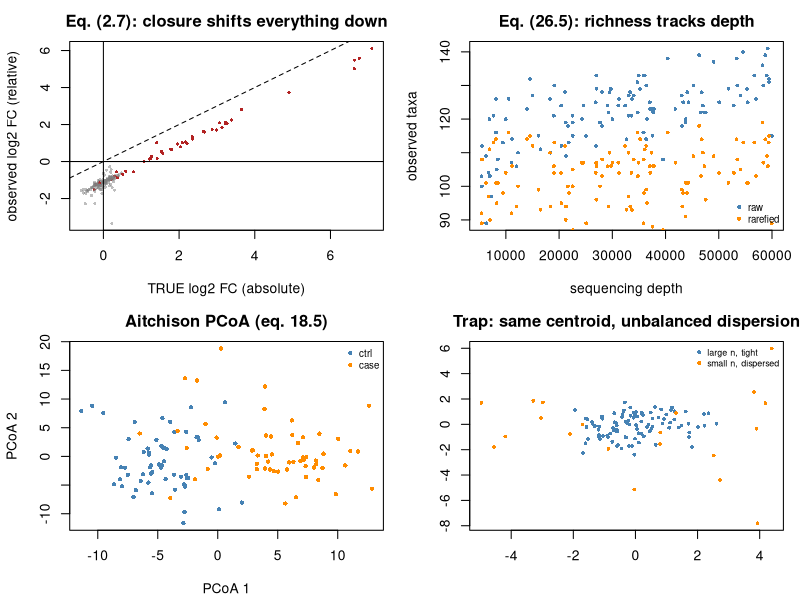

Here is the R script that generated this plot:
#' ---
#' title: "Applied 26 - Microbiome and compositional data"
#' output: html_document
#' ---
#'
#' **Curriculum link:** `stats.md` -> Topic 26, equations (26.1)-(26.6)
#'
#' ## Why this module is different
#'
#' We simulate ABSOLUTE abundances and then close them, so we can answer the
#' question real data cannot: **which findings are biology and which are
#' arithmetic?**

#+ setup, message = FALSE
MODULE_NAME <- "26_microbiome_compositional"
OUT <- file.path(Sys.getenv("STATS_OUT", unset = "results"), MODULE_NAME)
dir.create(OUT, recursive = TRUE, showWarnings = FALSE)
header <- function(txt) cat("\n", strrep("=", 72), "\n", txt, "\n",
                            strrep("=", 72), "\n", sep = "")

#' ## 1. Simulate ABSOLUTE abundances, then close them, eq. (26.1)

#+ simulate
header("1. Absolute truth -> relative observation (26.1)")
simulate_microbiome <- function(n = 120, D = 180, n_changed = 45, log_effect = 1.9,
                                depth_lo = 5000, depth_hi = 60000) {
  group <- factor(rep(c("ctrl","case"), c(n %/% 2, n - n %/% 2)), levels = c("ctrl","case"))
  base <- exp(rnorm(D, 5.5, 2.2))
  true_log_fc <- numeric(D)
  changed <- sample(D, n_changed)
  ## Deliberately ASYMMETRIC: most changed taxa INCREASE, so the total shifts.
  true_log_fc[changed] <- abs(rnorm(n_changed, 0, log_effect))
  A <- t(sapply(seq_len(n), function(i) {
    eff <- if (group[i] == "case") true_log_fc else 0
    base * exp(eff + rnorm(D, 0, 0.55))
  }))
  A[matrix(runif(n*D), n) < 0.25] <- 0            # structural zeros
  depth <- sample(depth_lo:depth_hi, n, TRUE)
  Y <- t(sapply(seq_len(n), function(i) rmultinom(1, depth[i], A[i, ]/sum(A[i, ]))))
  dimnames(Y) <- list(sprintf("S%03d", seq_len(n)), sprintf("Taxon%03d", seq_len(D)))
  dimnames(A) <- dimnames(Y)
  list(counts = Y, absolute = A,
       meta = data.frame(group = group, depth = depth, row.names = rownames(Y)),
       truth = data.frame(log_fc = true_log_fc, changed = true_log_fc != 0,
                          row.names = colnames(Y)))
}
set.seed(3601)
sim <- simulate_microbiome()
counts <- sim$counts; absolute <- sim$absolute; meta <- sim$meta; truth <- sim$truth
D <- ncol(counts)
cat(sprintf("  %d samples x %d taxa\n", nrow(counts), D))
cat(sprintf("  sequencing depth: %s - %s (%.1fx range)\n",
            format(min(meta$depth), big.mark=","), format(max(meta$depth), big.mark=","),
            max(meta$depth)/min(meta$depth)))
cat(sprintf("  zeros: %.1f%% of the table\n", 100*mean(counts == 0)))
cat(sprintf("  taxa with a TRUE absolute increase: %d\n", sum(truth$changed)))
tc <- mean(rowSums(absolute)[meta$group == "ctrl"])
ts <- mean(rowSums(absolute)[meta$group == "case"])
cat(sprintf("\n  TRUE total absolute load: ctrl %s, case %s  (%.2fx)\n",
            format(round(tc), big.mark=","), format(round(ts), big.mark=","), ts/tc))
cat("  The total went UP. Sequencing cannot see that - it only ever returns a\n")
cat("  FIXED number of reads. Everything below follows from that fact.\n")

#' ## 2. What closure does to the truth, eq. (2.7)

#+ closure
header("2. Relative abundance of UNCHANGED taxa must fall (2.7)")
rel <- counts/rowSums(counts)
cat(sprintf("  %-26s%16s%16s%12s\n", "taxa", "mean rel. ctrl", "mean rel. case",
            "log2 ratio"))
for (row_ in list(list("TRULY increased", truth$changed),
                  list("TRULY unchanged", !truth$changed))) {
  rc <- mean(rel[meta$group == "ctrl", row_[[2]]])
  rs <- mean(rel[meta$group == "case", row_[[2]]])
  cat(sprintf("  %-26s%16.5f%16.5f%12.3f\n", row_[[1]], rc, rs, log2(rs/rc)))
}
cat("\n  The UNCHANGED taxa APPEAR to decrease in relative terms, because a\n")
cat("  fixed number of reads is shared with taxa that genuinely grew. This is\n")
cat("  arithmetic, not ecology (eq. 2.7).\n")

#' ## 3. Log-ratio transformations, eq. (26.2)-(26.3)

#+ logratio
header("3. clr / alr transforms and the zero problem (26.2)-(26.3)")
clr <- function(X, pseudocount = 0.5) {                          # eq. (26.2)
  Xp <- X + pseudocount; Xp <- Xp/rowSums(Xp)
  lg <- log(Xp); lg - rowMeans(lg)
}
Z <- clr(counts)
cat(sprintf("  clr rows sum to zero: max |row sum| = %.2e\n", max(abs(rowSums(Z)))))
cat(sprintf("  -> the clr covariance matrix is SINGULAR (rank %d of %d), which is\n",
            D - 1, D))
cat("     why you cannot invert it directly for a graphical model (10.6).\n")
tx <- rownames(truth)[truth$changed][1]
cat(sprintf("\n  Pseudocount sensitivity - the same taxon's clr effect:\n"))
cat(sprintf("  %14s%26s%12s\n", "pseudocount", "clr effect (case-ctrl)", "p-value"))
for (pc in c(0.1, 0.5, 1, 5)) {
  Zp <- clr(counts, pc)
  a <- Zp[meta$group == "ctrl", tx]; b <- Zp[meta$group == "case", tx]
  cat(sprintf("  %14.1f%26.4f%12.2e\n", pc, mean(b) - mean(a), t.test(a, b)$p.value))
}
cat("\n  Report the pseudocount and show conclusions survive changing it.\n")
cat("  Distinguish SAMPLING zeros (present but unseen at this depth - a\n")
cat("  pseudocount is reasonable) from STRUCTURAL zeros (genuinely absent -\n")
cat("  these should be MODELLED, not filled).\n")

#' ## 4. Differential abundance: four strategies vs the known truth

#+ da
header("4. Differential abundance against a KNOWN absolute truth")
da_relative_ttest <- function(counts, meta) {
  rel <- counts/rowSums(counts)
  apply(rel, 2, function(v) tryCatch(t.test(v ~ meta$group)$p.value, error = function(e) 1))
}
da_clr_ttest <- function(counts, meta, pc = 0.5) {
  Z <- clr(counts, pc)
  apply(Z, 2, function(v) tryCatch(t.test(v ~ meta$group)$p.value, error = function(e) 1))
}
da_ancombc_like <- function(counts, meta, pc = 0.5) {
  ## ANCOM-BC-style bias correction, eq. (26.4):
  ##     E[log Y_dj] = log A_dj + log d_j
  ## The sample-specific sampling fraction log d_j is a location shift COMMON
  ## to every taxon within a sample. Estimate it robustly (the median log
  ## abundance), subtract, then test taxon-wise linear models.
  logY <- log(counts + pc)
  corrected <- logY - apply(logY, 1, median)
  g <- as.numeric(meta$group == "case")
  X <- cbind(1, g)
  beta <- qr.coef(qr(X), corrected)
  resid <- corrected - X %*% beta
  dof <- nrow(X) - 2
  se <- sqrt(colSums(resid^2)/dof * chol2inv(qr.R(qr(X)))[2, 2])
  2*pt(abs(beta[2, ]/pmax(se, 1e-12)), dof, lower.tail = FALSE)
}
score <- function(p, label) {
  q <- p.adjust(p, "BH"); rej <- q < 0.05
  tp <- sum(rej & truth$changed); fp <- sum(rej & !truth$changed)
  cat(sprintf("  %-40s%7d%6d%6d%9.2f%8.3f\n", label, sum(rej), tp, fp,
              tp/sum(truth$changed), fp/max(sum(rej), 1)))
}
cat(sprintf("  Truth = an ABSOLUTE increase in %d taxa.\n", sum(truth$changed)))
cat(sprintf("  %-40s%7s%6s%6s%9s%8s\n", "method", "rej", "TP", "FP", "sens", "FDP"))
score(da_relative_ttest(counts, meta), "t-test on relative abundance")
score(da_clr_ttest(counts, meta), "clr + t-test (26.2)")
score(da_ancombc_like(counts, meta), "ANCOM-BC-style bias correction (26.4)")
cat("\n  The naive relative test produces a large number of false positives -\n")
cat("  the UNCHANGED taxa whose SHARE fell because the changed ones grew.\n")
cat("  Estimating and removing the sample-specific sampling fraction (26.4) is\n")
cat("  what ANCOM-BC2 does, and it is why it controls FDR where naive\n")
cat("  relative-abundance tests do not.\n")

#' ## 5. Alpha diversity is depth-dependent, eq. (26.5)

#+ diversity
header("5. Alpha diversity and rarefaction (26.5)")
shannon <- function(x) { p <- x[x > 0]/sum(x); -sum(p*log(p)) }
chao1 <- function(x) {
  s <- sum(x > 0); f1 <- sum(x == 1); f2 <- sum(x == 2)
  if (f2 > 0) s + f1^2/(2*f2) else s + f1*(f1-1)/2
}
div <- data.frame(observed = rowSums(counts > 0),
                  shannon = apply(counts, 1, shannon),
                  chao1 = apply(counts, 1, chao1),
                  depth = meta$depth, group = meta$group)
cat("  Correlation of each index with sequencing DEPTH (a pure artefact):\n")
for (c_ in c("observed","shannon","chao1"))
  cat(sprintf("    %-10s Spearman = %+.3f\n", c_,
              cor(div$depth, div[[c_]], method = "spearman")))
set.seed(5)
min_depth <- min(meta$depth)
rare <- t(sapply(seq_len(nrow(counts)), function(i)
  rmultinom(1, min_depth, counts[i, ]/sum(counts[i, ]))))
cat(sprintf("\n  After rarefying to %s reads:\n", format(min_depth, big.mark=",")))
cat(sprintf("    observed   Spearman with depth = %+.3f\n",
            cor(meta$depth, rowSums(rare > 0), method = "spearman")))
cat(sprintf("    shannon    Spearman with depth = %+.3f\n",
            cor(meta$depth, apply(rare, 1, shannon), method = "spearman")))
cat("\n  Diversity estimation is one of the FEW places rarefying is defensible -\n")
cat("  richness is intrinsically depth-dependent. For DIFFERENTIAL ABUNDANCE,\n")
cat("  rarefying throws away data and power; use an offset or a bias-corrected\n")
cat("  model instead.\n")
for (c_ in c("observed","shannon")) {
  v <- if (c_ == "observed") rowSums(rare > 0) else apply(rare, 1, shannon)
  cat(sprintf("    %-10s ctrl %8.3f  case %8.3f  p = %.4f\n", c_,
              mean(v[meta$group == "ctrl"]), mean(v[meta$group == "case"]),
              t.test(v ~ meta$group)$p.value))
}

#' ## 6. Beta diversity: PERMANOVA and the dispersion trap, eq. (26.6)

#+ permanova
header("6. PERMANOVA must be paired with a DISPERSION test (26.6)")
aitchison_distance <- function(counts, pc = 0.5) dist(clr(counts, pc))   # eq. (18.5)
bray_curtis_matrix <- function(counts) {
  R <- counts/rowSums(counts); n <- nrow(R)
  D <- matrix(0, n, n)
  for (i in seq_len(n)) D[i, ] <- rowSums(abs(sweep(R, 2, R[i, ])))/rowSums(sweep(R, 2, R[i, ], "+"))
  as.dist(D)
}
permanova <- function(D, group, n_perm = 299) {
  D2 <- as.matrix(D)^2; n <- nrow(D2); g <- as.character(group)
  pf <- function(lab) {
    total <- sum(D2)/(2*n); within <- 0
    for (lv in unique(lab)) { m <- lab == lv; within <- within + sum(D2[m, m])/(2*sum(m)) }
    a <- length(unique(lab))
    ((total - within)/(a - 1))/(within/(n - a))
  }
  f <- pf(g)
  null <- replicate(n_perm, pf(sample(g)))
  c(F = f, p = (1 + sum(null >= f))/(n_perm + 1))
}
permdisp <- function(D, group, n_perm = 299) {
  Dm <- as.matrix(D); g <- as.character(group)
  disp <- numeric(length(g))
  for (lv in unique(g)) {
    m <- which(g == lv)
    medoid <- m[which.min(rowSums(Dm[m, m, drop = FALSE]))]
    disp[m] <- Dm[m, medoid]
  }
  lv <- unique(g)
  obs <- abs(mean(disp[g == lv[1]]) - mean(disp[g == lv[2]]))
  null <- replicate(n_perm, {
    pg <- sample(g); abs(mean(disp[pg == lv[1]]) - mean(disp[pg == lv[2]]))
  })
  c(diff = obs, p = (1 + sum(null >= obs))/(n_perm + 1))
}
set.seed(3602)
for (row_ in list(list("Aitchison (18.5)", aitchison_distance(counts)),
                  list("Bray-Curtis (18.4)", bray_curtis_matrix(counts)))) {
  pv <- permanova(row_[[2]], meta$group); dv <- permdisp(row_[[2]], meta$group)
  cat(sprintf("  %-22s PERMANOVA F = %6.3f, p = %.4f   |   dispersion diff = %.4f, p = %.4f\n",
              row_[[1]], pv["F"], pv["p"], dv["diff"], dv["p"]))
}
cat("\n  TRAP DEMO - groups with IDENTICAL centroids but different spread.\n")
cat("  How often does PERMANOVA wrongly declare a location difference?\n\n")
cat(sprintf("  %-34s%10s%27s\n", "design", "sd ratio", "PERMANOVA rejection rate"))
for (cfg in list(c(60, 60, 1), c(100, 20, 2), c(20, 100, 3))) {
  na_ <- cfg[1]; nb_ <- cfg[2]
  lab <- c("balanced (60 vs 60)", "unbalanced, SMALL grp dispersed",
           "unbalanced, LARGE grp dispersed")[cfg[3]]
  for (sdr in c(2, 3)) {
    rate <- mean(replicate(25, {
      Zt <- rbind(matrix(rnorm(na_*20, 0, 1), na_), matrix(rnorm(nb_*20, 0, sdr), nb_))
      permanova(dist(Zt), rep(c("a","b"), c(na_, nb_)), n_perm = 149)["p"] < 0.05
    }))
    cat(sprintf("  %-34s%10.1f%26.0f%%\n", lab, sdr, 100*rate))
  }
}
cat("\n  The result is sharper than the usual warning. PERMANOVA is fairly\n")
cat("  ROBUST to dispersion differences when the design is BALANCED. It breaks\n")
cat("  down badly when the groups are UNBALANCED and the SMALLER group is the\n")
cat("  more dispersed one - then it rejects almost always, with identical\n")
cat("  centroids. (Anderson & Walsh 2013 document exactly this asymmetry.)\n")
cat("\n  Two practical consequences:\n")
cat("   * Balance your group sizes - yet another payoff from design.\n")
cat("   * Always report PERMDISP alongside PERMANOVA, and say which of\n")
cat("     'different centroids' and 'different spread' your data support.\n")

#' ## 7. Figure

#+ figure
png(file.path(OUT, "microbiome.png"), width = 1100, height = 800, res = 110)
par(mfrow = c(2, 2), mar = c(4.2, 4.2, 2.5, 1))
ma_c <- colMeans(absolute[meta$group == "ctrl", ]); ma_s <- colMeans(absolute[meta$group == "case", ])
mr_c <- colMeans(rel[meta$group == "ctrl", ]); mr_s <- colMeans(rel[meta$group == "case", ])
ok <- ma_c > 0 & mr_c > 0
plot(log2(ma_s[ok]/ma_c[ok]), log2(mr_s[ok]/mr_c[ok]), pch = 16, cex = 0.5,
     col = ifelse(truth$changed[ok], "firebrick", adjustcolor("grey50", 0.5)),
     xlab = "TRUE log2 FC (absolute)", ylab = "observed log2 FC (relative)",
     main = "Eq. (2.7): closure shifts everything down")
abline(h = 0); abline(v = 0); abline(0, 1, lty = 2)
plot(div$depth, div$observed, pch = 16, cex = 0.6, col = "steelblue",
     xlab = "sequencing depth", ylab = "observed taxa",
     main = "Eq. (26.5): richness tracks depth")
points(div$depth, rowSums(rare > 0), pch = 16, cex = 0.6, col = "darkorange")
legend("bottomright", c("raw","rarefied"), col = c("steelblue","darkorange"),
       pch = 16, bty = "n", cex = 0.7)
pco <- cmdscale(aitchison_distance(counts), k = 2)
plot(pco, pch = 16, cex = 0.7, col = c("steelblue","darkorange")[meta$group],
     xlab = "PCoA 1", ylab = "PCoA 2", main = "Aitchison PCoA (eq. 18.5)")
legend("topright", levels(meta$group), col = c("steelblue","darkorange"),
       pch = 16, bty = "n", cex = 0.7)
set.seed(6)
Zc <- rbind(matrix(rnorm(100*20, 0, 1), 100), matrix(rnorm(20*20, 0, 3), 20))
plot(Zc[, 1], Zc[, 2], pch = 16, cex = 0.6,
     col = c(rep("steelblue", 100), rep("darkorange", 20)),
     main = "Trap: same centroid, unbalanced dispersion", xlab = "", ylab = "")
legend("topright", c("large n, tight","small n, dispersed"),
       col = c("steelblue","darkorange"), pch = 16, bty = "n", cex = 0.65)
invisible(dev.off())
cat("\nFigure written to", file.path(OUT, "microbiome.png"), "\n")

#' # PROBLEMS
#'
#' ### Problem 1: Spurious correlation from closure
#'
#' Correlate taxa whose ABSOLUTE abundances are independent, on the relative and
#' clr scales. Which is honest?

#+ problem1
## ---- YOUR CODE HERE ----------------------------------------------------

## ---- SOLUTION (uncomment to check) -------------------------------------
# sub <- colnames(counts)[1:40]
# Cabs <- cor(absolute[, sub]); Crel <- cor(rel[, sub]); Cclr <- cor(clr(counts)[, sub])
# off <- upper.tri(Cabs)
# for (row_ in list(list("ABSOLUTE (the truth)", Cabs), list("relative (closed)", Crel),
#                   list("clr", Cclr)))
#   cat(sprintf("  %-24s mean off-diag r = %+.4f, max |r| = %.3f\n", row_[[1]],
#               mean(row_[[2]][off]), max(abs(row_[[2]][off]))))
#
# ## Closure forces the AVERAGE correlation negative (eq. 2.7). The clr partially
# ## removes it but is NOT a complete fix: clr rows also sum to zero, so clr
# ## values carry a residual negative constraint. For network inference use
# ## proportionality (phi, rho_p) or SPIEC-EASI, which estimate a sparse
# ## PRECISION matrix (eq. 10.6) on log-ratios rather than raw correlations.

#' ### Problem 2: Absolute quantification rescues the analysis
#'
#' Suppose you also measured total bacterial load by qPCR. Multiply relative
#' abundances by the (known) total and redo the test. How much does it improve?

#+ problem2
## ---- YOUR CODE HERE ----------------------------------------------------

## ---- SOLUTION (uncomment to check) -------------------------------------
# total_load <- rowSums(absolute)                    # the "qPCR" measurement
# abs_est <- rel * total_load
# logA <- log(abs_est + 1)
# g <- as.numeric(meta$group == "case"); X <- cbind(1, g)
# beta <- qr.coef(qr(X), logA); resid <- logA - X %*% beta
# se <- sqrt(colSums(resid^2)/(nrow(X)-2) * chol2inv(qr.R(qr(X)))[2,2])
# p_abs <- 2*pt(abs(beta[2, ]/pmax(se, 1e-12)), nrow(X)-2, lower.tail = FALSE)
# cat(sprintf("  %-40s%7s%6s%6s%9s%8s\n", "method","rej","TP","FP","sens","FDP"))
# score(da_ancombc_like(counts, meta), "bias-corrected relative (26.4)")
# score(p_abs, "ABSOLUTE abundance (rel x qPCR total)")
#
# ## With an absolute anchor the question becomes answerable DIRECTLY and both
# ## sensitivity and FDP improve. This is why spike-ins and qPCR total-load
# ## measurements are worth the effort: they convert an unidentifiable question
# ## into an identifiable one. Without them, state that your claim is about
# ## RELATIVE abundance.

#' ### Problem 3: Prevalence filtering
#'
#' Filter taxa present in at least 10%, 25% and 50% of samples. Why must the
#' filter be outcome-independent?

#+ problem3
## ---- YOUR CODE HERE ----------------------------------------------------

## ---- SOLUTION (uncomment to check) -------------------------------------
# cat(sprintf("  %19s%12s%7s%6s%6s%9s%8s\n", "prevalence filter","taxa kept",
#             "rej","TP","FP","sens","FDP"))
# for (thr in c(0, 0.10, 0.25, 0.50)) {
#   keep <- colMeans(counts > 0) >= thr
#   p <- da_ancombc_like(counts[, keep, drop = FALSE], meta)
#   q <- p.adjust(p, "BH"); rej <- q < 0.05
#   t0 <- truth[names(p), ]
#   cat(sprintf("  %18.0f%%%12d%7d%6d%6d%9.2f%8.3f\n", 100*thr, sum(keep), sum(rej),
#               sum(rej & t0$changed), sum(rej & !t0$changed),
#               sum(rej & t0$changed)/sum(truth$changed),
#               sum(rej & !t0$changed)/max(sum(rej), 1)))
# }
#
# ## Prevalence is computed from the COUNTS alone, with no reference to the
# ## group labels, so it is OUTCOME-INDEPENDENT and cannot break FDR control
# ## (Module 08, section 6). Filtering on "taxa that differ between groups"
# ## would. Note the trade-off: aggressive filtering removes rare taxa that may
# ## be exactly the interesting ones. Pre-specify the rule.

#' ## What to take away
#'
#' 1. State whether your claim is about RELATIVE or ABSOLUTE abundance.
#' 2. Transform with log-ratios before distance, ordination, correlation or PCA.
#' 3. Handle zeros explicitly; report the pseudocount and a sensitivity analysis.
#' 4. Use bias-corrected differential abundance (26.4).
#' 5. **Pair every PERMANOVA with a dispersion test.**
#' 6. Rarefy only for diversity, never for differential abundance.
#'
#' **Next:** `27_spatial_omics.R`
